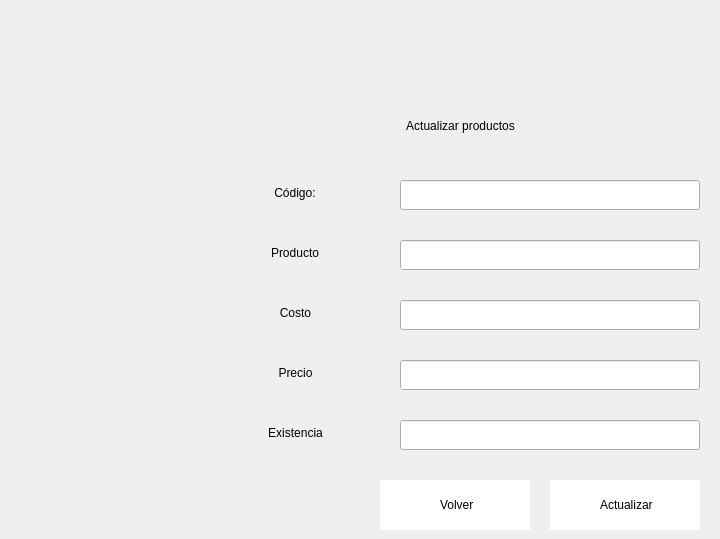
               <widget class="QWidget" name="page_actualizar">
                <widget class="QLabel" name="label_7">
                 <property name="geometry">
                  <rect>
                   <x>210</x>
                   <y>110</y>
                   <width>501</width>
                   <height>31</height>
                  </rect>
                 </property>
                 <property name="styleSheet">
                  <string notr="true">font: 75 12pt &quot;Open Sans Semibold&quot;</string>
                 </property>
                 <property name="text">
                  <string>Actualizar productos</string>
                 </property>
                 <property name="alignment">
                  <set>Qt::AlignCenter</set>
                 </property>
                </widget>
                <widget class="QLineEdit" name="actu_codigo">
                 <property name="geometry">
                  <rect>
                   <x>400</x>
                   <y>180</y>
                   <width>300</width>
                   <height>30</height>
                  </rect>
                 </property>
                 <property name="minimumSize">
                  <size>
                   <width>300</width>
                   <height>30</height>
                  </size>
                 </property>
                 <property name="maximumSize">
                  <size>
                   <width>300</width>
                   <height>25</height>
                  </size>
                 </property>
                 <property name="styleSheet">
                  <string notr="true">font: 75 8pt &quot;Open Sans Semibold&quot;</string>
                 </property>
                </widget>
                <widget class="QLineEdit" name="actu_producto">
                 <property name="geometry">
                  <rect>
                   <x>400</x>
                   <y>240</y>
                   <width>300</width>
                   <height>30</height>
                  </rect>
                 </property>
                 <property name="minimumSize">
                  <size>
                   <width>300</width>
                   <height>30</height>
                  </size>
                 </property>
                 <property name="maximumSize">
                  <size>
                   <width>300</width>
                   <height>25</height>
                  </size>
                 </property>
                 <property name="styleSheet">
                  <string notr="true">font: 75 8pt &quot;Open Sans Semibold&quot;</string>
                 </property>
                </widget>
                <widget class="QLineEdit" name="actu_costo">
                 <property name="geometry">
                  <rect>
                   <x>400</x>
                   <y>300</y>
                   <width>300</width>
                   <height>30</height>
                  </rect>
                 </property>
                 <property name="minimumSize">
                  <size>
                   <width>300</width>
                   <height>30</height>
                  </size>
                 </property>
                 <property name="maximumSize">
                  <size>
                   <width>300</width>
                   <height>25</height>
                  </size>
                 </property>
                 <property name="styleSheet">
                  <string notr="true">font: 75 8pt &quot;Open Sans Semibold&quot;</string>
                 </property>
                </widget>
                <widget class="QLineEdit" name="actu_existencia">
                 <property name="geometry">
                  <rect>
                   <x>400</x>
                   <y>420</y>
                   <width>300</width>
                   <height>30</height>
                  </rect>
                 </property>
                 <property name="minimumSize">
                  <size>
                   <width>300</width>
                   <height>30</height>
                  </size>
                 </property>
                 <property name="maximumSize">
                  <size>
                   <width>300</width>
                   <height>25</height>
                  </size>
                 </property>
                 <property name="styleSheet">
                  <string notr="true">font: 75 8pt &quot;Open Sans Semibold&quot;</string>
                 </property>
                </widget>
                <widget class="QLineEdit" name="actu_precio">
                 <property name="geometry">
                  <rect>
                   <x>400</x>
                   <y>360</y>
                   <width>300</width>
                   <height>30</height>
                  </rect>
                 </property>
                 <property name="minimumSize">
                  <size>
                   <width>300</width>
                   <height>30</height>
                  </size>
                 </property>
                 <property name="maximumSize">
                  <size>
                   <width>300</width>
                   <height>25</height>
                  </size>
                 </property>
                 <property name="styleSheet">
                  <string notr="true">font: 75 8pt &quot;Open Sans Semibold&quot;</string>
                 </property>
                </widget>
                <widget class="QLabel" name="label_10">
                 <property name="geometry">
                  <rect>
                   <x>220</x>
                   <y>180</y>
                   <width>150</width>
                   <height>25</height>
                  </rect>
                 </property>
                 <property name="minimumSize">
                  <size>
                   <width>150</width>
                   <height>25</height>
                  </size>
                 </property>
                 <property name="styleSheet">
                  <string notr="true">font: 75 9pt &quot;Open Sans Semibold&quot;</string>
                 </property>
                 <property name="text">
                  <string>Código:</string>
                 </property>
                 <property name="alignment">
                  <set>Qt::AlignCenter</set>
                 </property>
                </widget>
                <widget class="QLabel" name="label_16">
                 <property name="geometry">
                  <rect>
                   <x>220</x>
                   <y>360</y>
                   <width>151</width>
                   <height>25</height>
                  </rect>
                 </property>
                 <property name="minimumSize">
                  <size>
                   <width>150</width>
                   <height>25</height>
                  </size>
                 </property>
                 <property name="styleSheet">
                  <string notr="true">font: 75 9pt &quot;Open Sans Semibold&quot;</string>
                 </property>
                 <property name="text">
                  <string>Precio</string>
                 </property>
                 <property name="alignment">
                  <set>Qt::AlignCenter</set>
                 </property>
                </widget>
                <widget class="QLabel" name="label_17">
                 <property name="geometry">
                  <rect>
                   <x>220</x>
                   <y>300</y>
                   <width>151</width>
                   <height>25</height>
                  </rect>
                 </property>
                 <property name="minimumSize">
                  <size>
                   <width>150</width>
                   <height>25</height>
                  </size>
                 </property>
                 <property name="styleSheet">
                  <string notr="true">font: 75 9pt &quot;Open Sans Semibold&quot;</string>
                 </property>
                 <property name="text">
                  <string>Costo</string>
                 </property>
                 <property name="alignment">
                  <set>Qt::AlignCenter</set>
                 </property>
                </widget>
                <widget class="QLabel" name="label_18">
                 <property name="geometry">
                  <rect>
                   <x>220</x>
                   <y>240</y>
                   <width>150</width>
                   <height>25</height>
                  </rect>
                 </property>
                 <property name="minimumSize">
                  <size>
                   <width>150</width>
                   <height>25</height>
                  </size>
                 </property>
                 <property name="styleSheet">
                  <string notr="true">font: 75 9pt &quot;Open Sans Semibold&quot;</string>
                 </property>
                 <property name="text">
                  <string>Producto</string>
                 </property>
                 <property name="alignment">
                  <set>Qt::AlignCenter</set>
                 </property>
                </widget>
                <widget class="QLabel" name="label_19">
                 <property name="geometry">
                  <rect>
                   <x>220</x>
                   <y>420</y>
                   <width>151</width>
                   <height>25</height>
                  </rect>
                 </property>
                 <property name="minimumSize">
                  <size>
                   <width>150</width>
                   <height>25</height>
                  </size>
                 </property>
                 <property name="styleSheet">
                  <string notr="true">font: 75 9pt &quot;Open Sans Semibold&quot;</string>
                 </property>
                 <property name="text">
                  <string>Existencia</string>
                 </property>
                 <property name="alignment">
                  <set>Qt::AlignCenter</set>
                 </property>
                </widget>
                <widget class="QPushButton" name="btn_actualizar_inventario">
                 <property name="geometry">
                  <rect>
                   <x>550</x>
                   <y>480</y>
                   <width>150</width>
                   <height>50</height>
                  </rect>
                 </property>
                 <property name="minimumSize">
                  <size>
                   <width>150</width>
                   <height>50</height>
                  </size>
                 </property>
                 <property name="styleSheet">
                  <string notr="true">QFrame{
background-color: rgb(51, 157, 255);
}

QPushButton{
background-color: rgb(255, 255, 255);
border-top-left-radius:1px;
border-bottom-left-radius:1px;
font: 75 9pt &quot;Open Sans Semibold&quot;
}

QPushButton:hover{
color: rgb(255, 255, 255);
background-color: rgb(51, 157, 255);
border-top-left-radius:1px;
border-bottom-left-radius:1px;
font: 75 9pt  &quot;Open Sans Semibold&quot;
}</string>
                 </property>
                 <property name="text">
                  <string> Actualizar</string>
                 </property>
                 <property name="icon">
                  <iconset>
                   <normaloff>../../Pictures/PROYECTO ESTRUCTURA DE DATOS/107814.png</normaloff>../../Pictures/PROYECTO ESTRUCTURA DE DATOS/107814.png</iconset>
                 </property>
                 <property name="iconSize">
                  <size>
                   <width>35</width>
                   <height>35</height>
                  </size>
                 </property>
                </widget>
                <widget class="QPushButton" name="btn_volver_2">
                 <property name="geometry">
                  <rect>
                   <x>380</x>
                   <y>480</y>
                   <width>150</width>
                   <height>50</height>
                  </rect>
                 </property>
                 <property name="minimumSize">
                  <size>
                   <width>150</width>
                   <height>50</height>
                  </size>
                 </property>
                 <property name="styleSheet">
                  <string notr="true">QFrame{
background-color: rgb(51, 157, 255);
}

QPushButton{
background-color: rgb(255, 255, 255);
border-top-left-radius:1px;
border-bottom-left-radius:1px;
font: 75 9pt &quot;Open Sans Semibold&quot;
}

QPushButton:hover{
color: rgb(255, 255, 255);
background-color: rgb(51, 157, 255);
border-top-left-radius:1px;
border-bottom-left-radius:1px;
font: 75 9pt  &quot;Open Sans Semibold&quot;
}</string>
                 </property>
                 <property name="text">
                  <string> Volver</string>
                 </property>
                 <property name="icon">
                  <iconset>
                   <normaloff>Imagenes/17699.png</normaloff>Imagenes/17699.png</iconset>
                 </property>
                 <property name="iconSize">
                  <size>
                   <width>25</width>
                   <height>25</height>
                  </size>
                 </property>
                </widget>
               </widget>
